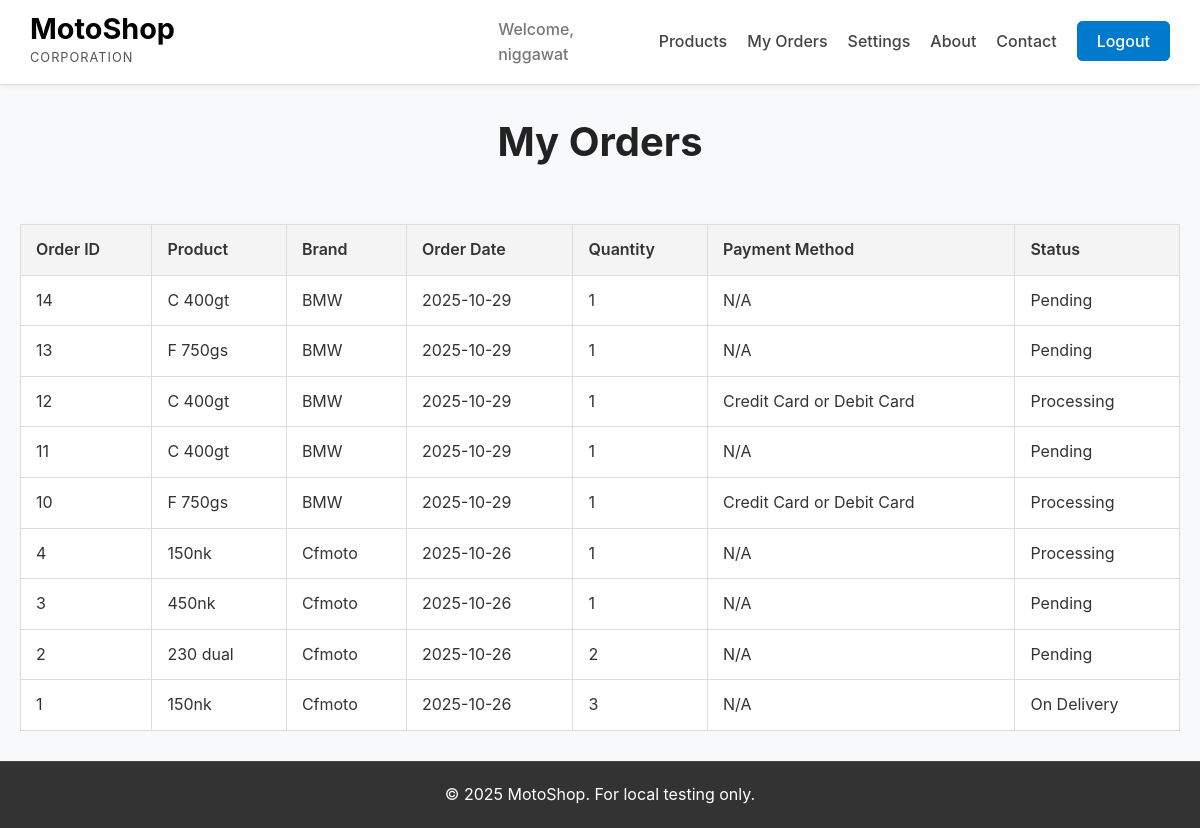
Screenshot of /my_orders.php (signed in) with the database file from the repository.
### tables this page shows
CREATE TABLE IF NOT EXISTS `orders` (
  `OrderID` int NOT NULL AUTO_INCREMENT,
  `userID` int DEFAULT NULL,
  `productID` int DEFAULT NULL,
  `OrderQuantity` int DEFAULT NULL,
  `OrderDate` date DEFAULT NULL,
  `PaymentMethod` varchar(50) DEFAULT NULL,
  `OrderAddress` varchar(255) DEFAULT NULL,
  `OrderStatus` varchar(50) DEFAULT NULL,
  PRIMARY KEY (`OrderID`),
  KEY `userID` (`userID`),
  KEY `productID` (`productID`)
);

CREATE TABLE IF NOT EXISTS `products` (
  `productID` int NOT NULL AUTO_INCREMENT,
  `productimage` varchar(100) DEFAULT NULL,
  `productModel` varchar(50) DEFAULT NULL,
  `BrandName` varchar(50) DEFAULT NULL,
  `Price` double NOT NULL,
  `productDescription` varchar(255) DEFAULT NULL,
  PRIMARY KEY (`productID`)
);

### my_orders.php (the view, shortened to what this page needs)
<?php
include 'header.php';
$userID = $_SESSION['userID'];
?>
<div class="container">
    <h2 class="section-title">My Orders</h2>
    <div class="table-responsive">
        <table class="order-table"> <thead>
                <tr>
                    <th>Order ID</th>
                    <th>Product</th>
                    <th>Brand</th>
                    <th>Order Date</th>
                    <th>Quantity</th>
                    <th>Payment Method</th>
                    <th>Status</th>
                </tr>
            </thead>
            <tbody>
                <?php
                $sql = "SELECT o.OrderID, p.productModel, p.BrandName, o.OrderDate, o.OrderQuantity, o.PaymentMethod, o.OrderStatus
                        FROM orders o
                        JOIN products p ON o.productID = p.productID
                        WHERE o.userID = $userID
                        ORDER BY o.OrderID DESC";
                $result = $conn->query($sql);
                if ($result->num_rows > 0) {
                    while ($row = $result->fetch_assoc()) {
                        echo "<tr>";
                        echo "<td>" . htmlspecialchars($row['OrderID']) . "</td>";
                        echo "<td>" . htmlspecialchars($row['productModel']) . "</td>";
                        echo "<td>" . htmlspecialchars($row['BrandName']) . "</td>";
                        echo "<td>" . htmlspecialchars($row['OrderDate']) . "</td>";
                        echo "<td>" . htmlspecialchars($row['OrderQuantity']) . "</td>";
                        echo "<td>" . ($row['PaymentMethod'] ? htmlspecialchars($row['PaymentMethod']) : 'N/A') . "</td>";
                        echo "<td>" . htmlspecialchars($row['OrderStatus']) . "</td>";
                        echo "</tr>";
                    }
                } else {
                    echo "<tr><td colspan='7'>You have not placed any orders yet.</td></tr>";
                }
                ?>
            </tbody>
        </table>
    </div>
</div>
<?php
include 'footer.php';
?>

### header.php (shortened to what this page needs)
<!DOCTYPE html>
<html lang="en">
<head>
    <link rel="stylesheet" href="style.css">
</head>
<body>
<header>
    <div class="header-inner">
        <a href="index.php" class="brand-link">
            <span class="main">MotoShop</span>
            <span class="sub">Corporation</span>
        </a>
        <nav class="main-nav">
            <ul class="nav-list">
                <?php if (isset($_SESSION['adminID'])): ?>
                    <li><span class="nav-link-welcome">Welcome, Admin</span></li>
                    <li><a href="admin_panel.php" class="nav-link">Admin Panel</a></li>
                    <li><a href="index.php" class="nav-link">View Site</a></li>
                    <li><a href="logout.php" class="nav-link signin">Logout</a></li>
                <?php elseif (isset($_SESSION['userID'])): ?>
                    <li><span class="nav-link-welcome">Welcome, <?php echo htmlspecialchars($_SESSION['FirstName']); ?></span></li>
                    <li><a href="index.php" class="nav-link">Products</a></li>
                    <li><a href="my_orders.php" class="nav-link">My Orders</a></li>
                    <li><a href="user_settings.php" class="nav-link">Settings</a></li>
                    <li><a href="about.php" class="nav-link">About</a></li>
                    <li><a href="contact.php" class="nav-link">Contact</a></li>
                    <li><a href="logout.php" class="nav-link signin">Logout</a></li>
                <?php endif; ?>
            </ul>
        </nav>
    </div>
</header>
<main>

### footer.php
<footer style="text-align: center; padding: 20px; margin-top: 20px; background: #333; color: #fff;">
    <p>&copy; 2025 MotoShop. For local testing only.</p>
</footer>
</body>
</html>

### style.css (style rules this page uses)
* { box-sizing: border-box; margin: 0; padding: 0; }
body { font-family: -apple-system, BlinkMacSystemFont, "Segoe UI", Roboto, Helvetica, Arial, sans-serif; line-height: 1.6; background-color: #f7f9fb; color: #333; padding-top: 80px; }
main { min-height: calc(100vh - 150px); }
a { color: #007acc; text-decoration: none; }
.container { max-width: 1200px; margin: 30px auto; padding: 0 20px; }
.section-title { text-align: center; font-size: 2.5rem; color: #222; margin-bottom: 30px; }
header { background: #fff; border-bottom: 1px solid #e0e0e0; padding: 15px 30px; position: fixed; top: 0; left: 0; width: 100%; z-index: 1000; box-shadow: 0 2px 5px rgba(0, 0, 0, 0.05); }
.header-inner { max-width: 1400px; margin: 0 auto; display: flex; justify-content: space-between; align-items: center; }
.brand-link { text-decoration: none; }
.brand-link .main { font-size: 1.8rem; font-weight: 700; color: #000; display: block; line-height: 1; }
.brand-link .sub { font-size: 0.8rem; color: #555; text-transform: uppercase; letter-spacing: 1px; }
.main-nav .nav-list { display: flex; align-items: center; list-style: none; }
.main-nav li { margin-left: 20px; }
.nav-link, .nav-link-welcome { font-size: 1rem; font-weight: 500; color: #444; text-decoration: none; transition: color 0.3s; padding: 5px 0; }
.nav-link-welcome { color: #777; margin-right: -10px; }
.nav-link.signin { background: #007acc; color: #fff; border: 2px solid #007acc; padding: 8px 18px; border-radius: 6px; transition: background 0.3s, color 0.3s; }
.table-responsive { overflow-x: auto; width: 100%; margin-bottom: 20px; }
.order-table { width: 100%; border-collapse: collapse; margin-top: 20px; background: #fff; box-shadow: 0 4px 12px rgba(0, 0, 0, 0.05); }
.order-table th, .order-table td { border: 1px solid #ddd; padding: 12px 15px; text-align: left; white-space: nowrap; }
.order-table th { background-color: #f4f4f4; color: #333; font-weight: 600; }
footer { text-align: center; padding: 20px; margin-top: 20px; background: #333; color: #fff; border-top: 1px solid #444; }

### rows the page displays
orders: OrderID "14", productID.productModel "C 400gt", productID.BrandName "BMW", OrderDate "2025-10-29", OrderQuantity "1", shows "N/A", OrderStatus "Pending"
orders: OrderID "13", productID.productModel "F 750gs", productID.BrandName "BMW", OrderDate "2025-10-29", OrderQuantity "1", shows "N/A", OrderStatus "Pending"
orders: OrderID "12", productID.productModel "C 400gt", productID.BrandName "BMW", OrderDate "2025-10-29", OrderQuantity "1", PaymentMethod "Credit Card or Debit Card", OrderStatus "Processing"
orders: OrderID "11", productID.productModel "C 400gt", productID.BrandName "BMW", OrderDate "2025-10-29", OrderQuantity "1", shows "N/A", OrderStatus "Pending"
orders: OrderID "10", productID.productModel "F 750gs", productID.BrandName "BMW", OrderDate "2025-10-29", OrderQuantity "1", PaymentMethod "Credit Card or Debit Card", OrderStatus "Processing"
orders: OrderID "4", productID.productModel "150nk", productID.BrandName "Cfmoto", OrderDate "2025-10-26", OrderQuantity "1", shows "N/A", OrderStatus "Processing"
orders: OrderID "3", productID.productModel "450nk", productID.BrandName "Cfmoto", OrderDate "2025-10-26", OrderQuantity "1", shows "N/A", OrderStatus "Pending"
orders: OrderID "2", productID.productModel "230 dual", productID.BrandName "Cfmoto", OrderDate "2025-10-26", OrderQuantity "2", shows "N/A", OrderStatus "Pending"
orders: OrderID "1", productID.productModel "150nk", productID.BrandName "Cfmoto", OrderDate "2025-10-26", OrderQuantity "3", shows "N/A", OrderStatus "On Delivery"

### other values shown
$_SESSION['FirstName'] "niggawat"
